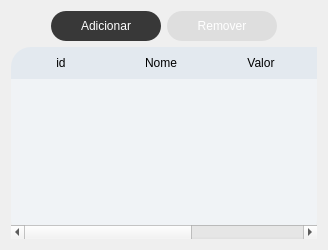
          <widget class="QWidget" name="tab_plan">
           <property name="styleSheet">
            <string notr="true"/>
           </property>
           <attribute name="title">
            <string>Planos</string>
           </attribute>
           <layout class="QVBoxLayout" name="verticalLayout_18">
            <item>
             <layout class="QVBoxLayout" name="verticalLayout_15">
              <item>
               <layout class="QHBoxLayout" name="horizontalLayout_3">
                <item>
                 <spacer name="horizontalSpacer_3">
                  <property name="orientation">
                   <enum>Qt::Orientation::Horizontal</enum>
                  </property>
                  <property name="sizeHint" stdset="0">
                   <size>
                    <width>40</width>
                    <height>20</height>
                   </size>
                  </property>
                 </spacer>
                </item>
                <item>
                 <widget class="QPushButton" name="btn_add_plan">
                  <property name="minimumSize">
                   <size>
                    <width>110</width>
                    <height>30</height>
                   </size>
                  </property>
                  <property name="maximumSize">
                   <size>
                    <width>250</width>
                    <height>30</height>
                   </size>
                  </property>
                  <property name="styleSheet">
                   <string notr="true">QPushButton {
                            background: #383838;
                            color: white;
                            border-radius: 15px;
                            }

                            QPushButton:hover {
                            background-color: #303030;
                            color: white;
                            }

                            QPushButton:disabled{
                            background-color: rgb(222, 222, 222);
                            }</string>
                  </property>
                  <property name="text">
                   <string>Adicionar</string>
                  </property>
                 </widget>
                </item>
                <item>
                 <widget class="QPushButton" name="btn_remove_plan">
                  <property name="enabled">
                   <bool>false</bool>
                  </property>
                  <property name="minimumSize">
                   <size>
                    <width>110</width>
                    <height>30</height>
                   </size>
                  </property>
                  <property name="maximumSize">
                   <size>
                    <width>250</width>
                    <height>30</height>
                   </size>
                  </property>
                  <property name="styleSheet">
                   <string notr="true">QPushButton {
                            background: #383838;
                            color: white;
                            border-radius: 15px;
                            }

                            QPushButton:hover {
                            background-color: #303030;
                            color: white;
                            }

                            QPushButton:disabled{
                            background-color: rgb(222, 222, 222);
                            }</string>
                  </property>
                  <property name="text">
                   <string>Remover</string>
                  </property>
                 </widget>
                </item>
                <item>
                 <spacer name="horizontalSpacer_4">
                  <property name="orientation">
                   <enum>Qt::Orientation::Horizontal</enum>
                  </property>
                  <property name="sizeHint" stdset="0">
                   <size>
                    <width>40</width>
                    <height>20</height>
                   </size>
                  </property>
                 </spacer>
                </item>
               </layout>
              </item>
              <item>
               <widget class="QTableWidget" name="table_plan">
                <property name="styleSheet">
                 <string notr="true">QTableWidget{
                                background: #F0F3F6;
                                border: none;
                                border-radius: 20px;
                                selection-background-color: #d5e3f2;
                                selection-color: inherit;
                                }

                                QHeaderView::section {
                                background-color: #E3E9EF;
                                border: none;
                                height: 32px;
                                }

                                QHeaderView::section:first {
                                border-top-left-radius: 20px;
                                }


                                QHeaderView::section:last {
                                border-top-right-radius: 20px;
                                }
                              </string>
                </property>
                <property name="editTriggers">
                 <set>QAbstractItemView::EditTrigger::NoEditTriggers</set>
                </property>
                <property name="selectionMode">
                 <enum>QAbstractItemView::SelectionMode::SingleSelection</enum>
                </property>
                <property name="selectionBehavior">
                 <enum>QAbstractItemView::SelectionBehavior::SelectRows</enum>
                </property>
                <attribute name="horizontalHeaderStretchLastSection">
                 <bool>true</bool>
                </attribute>
                <attribute name="verticalHeaderVisible">
                 <bool>false</bool>
                </attribute>
                <attribute name="verticalHeaderHighlightSections">
                 <bool>false</bool>
                </attribute>
                <column>
                 <property name="text">
                  <string>id</string>
                 </property>
                </column>
                <column>
                 <property name="text">
                  <string>Nome</string>
                 </property>
                </column>
                <column>
                 <property name="text">
                  <string>Valor</string>
                 </property>
                </column>
                <column>
                 <property name="text">
                  <string>N. de Alunos</string>
                 </property>
                </column>
                <column>
                 <property name="text">
                  <string>Detalhes</string>
                 </property>
                </column>
               </widget>
              </item>
             </layout>
            </item>
           </layout>
          </widget>
